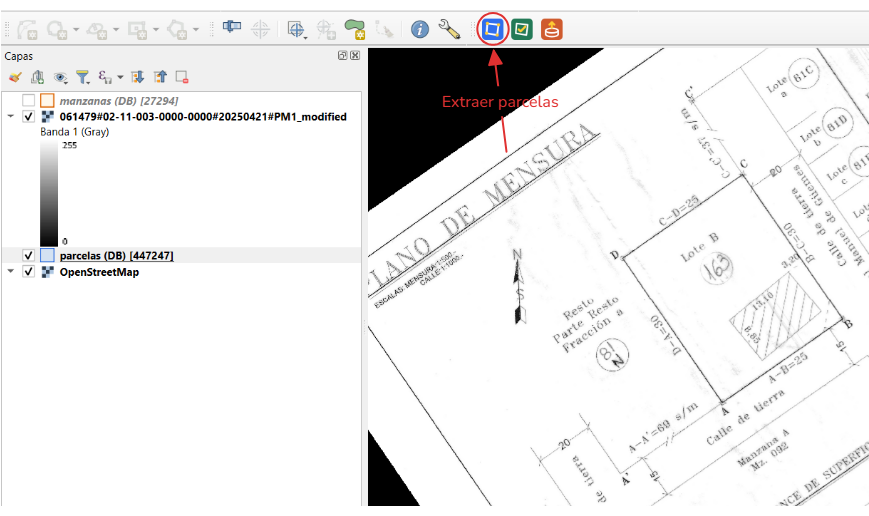
#> input picture help/img/uso-1-extraer.png, 869 x 516 px
$ python -i etiqueta_ocr.py   (imports and definitions only)
#> lines starting #> are read from the running program, lines starting #| are printed output that depends on the picture; after the words box and inside, x2 and y2 are one past the last pixel; in counts of white or black regions, pixels touching at a corner belong together
"""Etiqueta (circled parcel number) reading — candidate-constrained (QGIS-free).

The marker is an elliptical ring with the parcel number inside, mostly
HANDWRITTEN (two known sheets, 064177/064281, are machine-printed). Validated
routes: detect the elliptical markers, segment the glyphs, and match them
against a KNOWN candidate label list (the typed etiquetas) using a
nearest-neighbor glyph library + Hungarian assignment; plus a free-read path
(``read_etiquetas``) gated hard by ``FREE_ACCEPT`` — everything doubtful stays
blank, because a wrong etiqueta poisons the cca.

The glyph library ships with the plugin (``data/etiqueta_glyphs.npz``);
``load_library`` accepts extra user libraries, though the plugin currently
loads only the bundled one.
"""
import math
import os
import re

import cv2
import numpy as np

try:
    from scipy.optimize import linear_sum_assignment
except ImportError:  # scipy is a plugin runtime dep; degrade to greedy
    linear_sum_assignment = None

BUNDLED_LIBRARY = os.path.join(
    os.path.dirname(os.path.dirname(os.path.abspath(__file__))),
    "data", "etiqueta_glyphs.npz",
)

CHARS = "0123456789ABCDEFGHIJKLMNOPQRSTUVWXYZ"
GLYPH_SHAPE = (36, 28)
_SHIFTS = ((0, 0), (2, 0), (-2, 0), (0, 2), (0, -2))

ACCEPT_COST = 4200.0   # max mean per-char NN distance for a confident match
ACCEPT_MARGIN = 1.20   # best label must beat the runner-up by this factor

# Canonical etiqueta = exactly 4 chars: 3 digits + (digit | letter). Verified on
# all 634 DB labels (zero exceptions). Display form drops leading zeros, so a
# valid READ is 1-4 digits, or 1-3 digits + one final letter — never a letter
# before the last position, never 5 chars (the old \d{1,4}[A-Z]? allowed both).
_ETIQ_RE = re.compile(r"^\d{1,4}$|^\d{1,3}[A-ZÑ]$")
DIGITS = set("0123456789")
# Free reads must be nearly exact library matches: measured on GT, correct
# reads score 0-90 while wrong ones start ~650 — a wrong etiqueta poisons the
# cca, so everything doubtful stays blank for the user to fill.
FREE_ACCEPT = 200.0


def norm_glyph(img):
    """Canonical glyph: minority-class ink, stroke-closed, size-normalized,
    centered on a fixed canvas, soft edges."""
    if img.ndim == 3:
        img = cv2.cvtColor(img, cv2.COLOR_BGR2GRAY)
    bw = (img < 180).astype(np.uint8) * 255
    if bw.mean() > 127:
        bw = 255 - bw
    bw = cv2.morphologyEx(bw, cv2.MORPH_CLOSE, np.ones((3, 3), np.uint8))
    ys, xs = np.nonzero(bw)
    canvas = np.zeros(GLYPH_SHAPE, np.uint8)
    if len(xs) == 0:
        return canvas
    glyph = bw[ys.min():ys.max() + 1, xs.min():xs.max() + 1]
    scale = min(24 / max(1, glyph.shape[1]), 32 / max(1, glyph.shape[0]))
    glyph = cv2.resize(glyph, None, fx=scale, fy=scale, interpolation=cv2.INTER_AREA)
    y0 = (canvas.shape[0] - glyph.shape[0]) // 2
    x0 = (canvas.shape[1] - glyph.shape[1]) // 2
    canvas[y0:y0 + glyph.shape[0], x0:x0 + glyph.shape[1]] = glyph
    return cv2.GaussianBlur(canvas, (5, 5), 1.5)


def _hershey_templates():
    out = {}
    for ch in CHARS:
        img = np.full((70, 50), 255, np.uint8)
        cv2.putText(img, ch, (4, 55), cv2.FONT_HERSHEY_SIMPLEX, 1.8, 0, 3, cv2.LINE_AA)
        out[ch] = norm_glyph(img)
    return out


TEMPLATES = _hershey_templates()


# [361 lines left out: functions _cluster_rows, _plausible_row, segment_chars, _sweep_angles, detect_ellipses, extract_disk and 11 more, not called in this run]


_STACKS_CACHE = {}


# [233 lines left out: functions _char_stacks, _min_dist, display_variants, label_cost, _ownership_mult, _classify_row_free and 2 more, not called in this run]

>>> import cv2
>>> picture = cv2.imread('../help/img/uso-1-extraer.png')
#> picture is the input picture: shape (516, 869, 3); mean B, G, R 235, 235, 235.3
>>> result = norm_glyph(picture)
#> in norm_glyph (call 37), `bw = (img < 180).astype(np.uint8) * 255`:
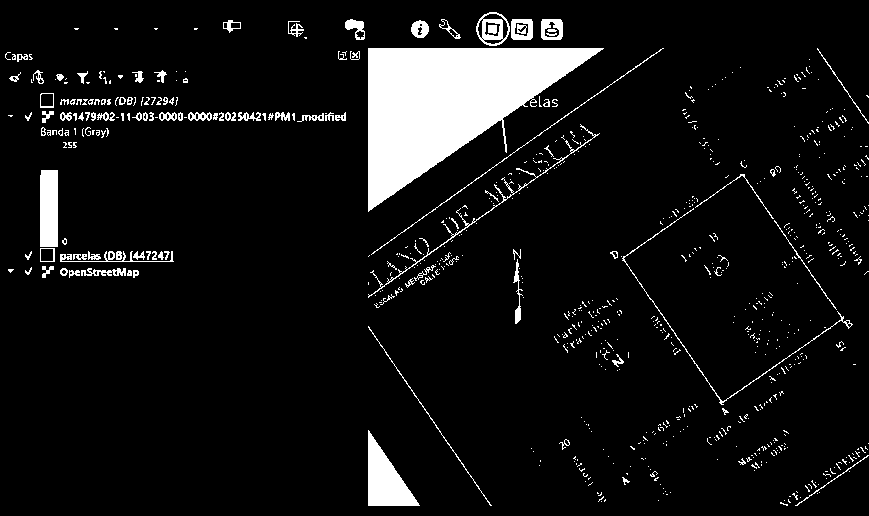
#> bw: shape (516, 869); 7.7% white; 791 white regions (678 under 20 px), largest, box (x1, y1, x2, y2) and area: (368, 48, 604, 212) 19512, (368, 430, 420, 506) 2014, (40, 170, 58, 247) 1381
#> in norm_glyph (call 37), `bw = cv2.morphologyEx(bw, cv2.MORPH_CLOSE, np.ones((3, 3), np.uint8))`:
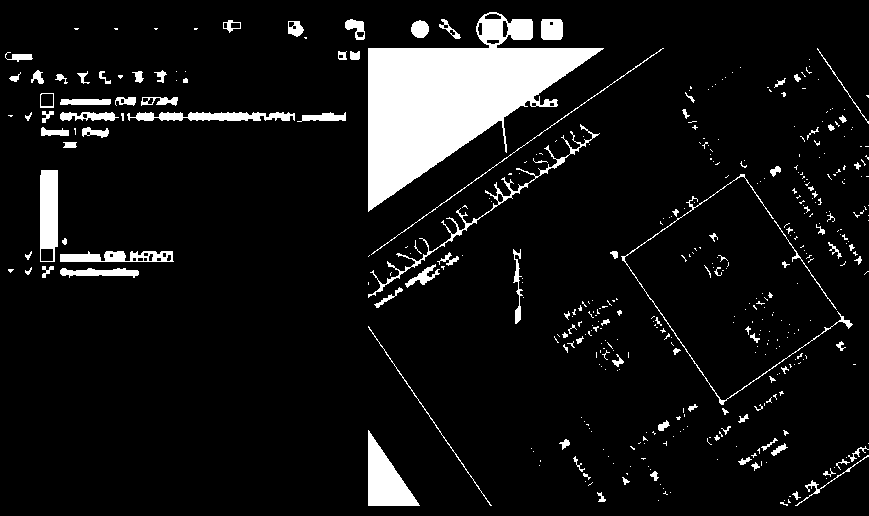
#> bw: shape (516, 869); 8.5% white; 423 white regions (319 under 20 px), largest, box (x1, y1, x2, y2) and area: (368, 12, 604, 212) 20816, (368, 430, 420, 506) 2014, (40, 170, 58, 262) 1462
#> in norm_glyph (call 37), `glyph = bw[ys.min():ys.max() + 1, xs.min():xs.max() + 1]`:
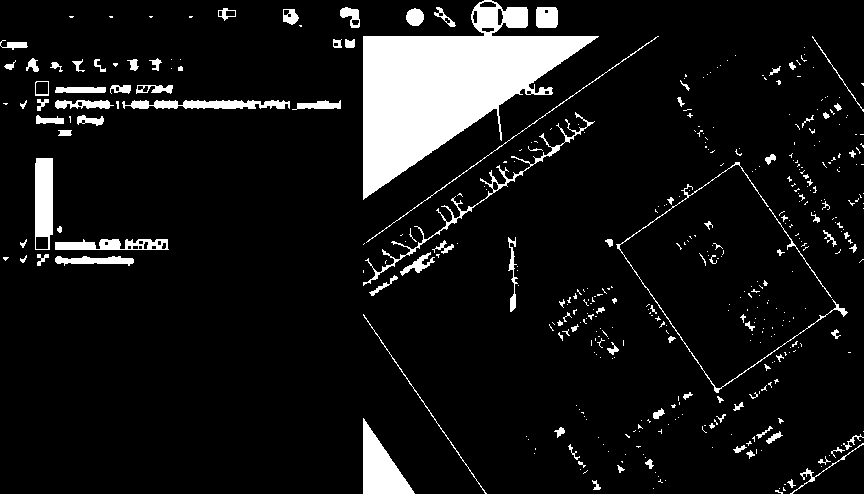
#> glyph: shape (494, 864); 8.9% white; 423 white regions (319 under 20 px), largest, box (x1, y1, x2, y2) and area: (363, 0, 599, 200) 20816, (363, 418, 415, 494) 2014, (35, 158, 53, 250) 1462
#> in norm_glyph (call 37), `canvas[y0:y0 + glyph.shape[0], x0:x0 + glyph.shape[1]] = glyph`:
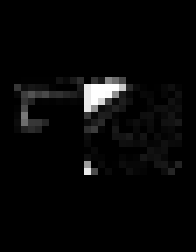
#> canvas: shape (36, 28) (shown 7 times larger); min 0, max 255, mean 7.5
#> in norm_glyph (call 37), `return cv2.GaussianBlur(canvas, (5, 5), 1.5)`:
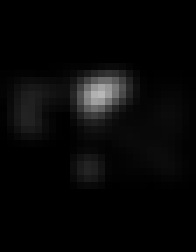
#> returned value: shape (36, 28) (shown 7 times larger); min 0, max 184, mean 7.6

$ run again, on help/img/uso-3-dibujar.png
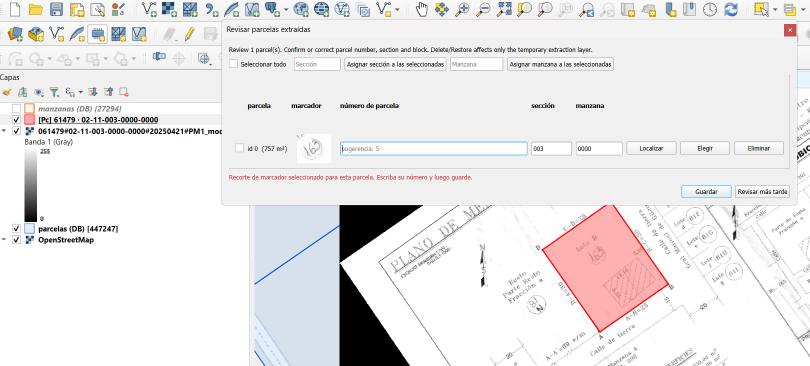
#> input picture help/img/uso-3-dibujar.png, 1620 x 732 px (shown at 1/2 size)
#> picture is the input picture: shape (732, 1620, 3); mean B, G, R 232.8, 232.3, 234.2
#> in norm_glyph (call 37), `bw = (img < 180).astype(np.uint8) * 255`:
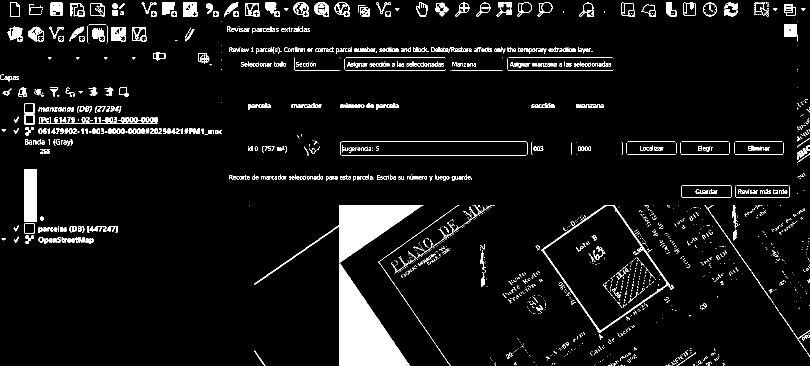
#> bw: shape (732, 1620) (shown at 1/2 size); 6.1% white; 1800 white regions (1243 under 20 px), largest, box (x1, y1, x2, y2) and area: (679, 527, 820, 732) 14620, (509, 410, 847, 570) 10250, (49, 338, 74, 444) 2650
#> glyph: shape (728, 1620); 7.2% white; 891 white regions (559 under 20 px), largest, box (x1, y1, x2, y2) and area: (509, 406, 847, 728) 24874, (49, 334, 74, 440) 2650, (1082, 406, 1347, 662) 2431
#> in norm_glyph (call 37), `return cv2.GaussianBlur(canvas, (5, 5), 1.5)`:
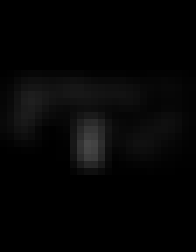
#> returned value: shape (36, 28) (shown 7 times larger); min 0, max 71, mean 4.9

$ run again, on help/img/uso-4-revisar.png
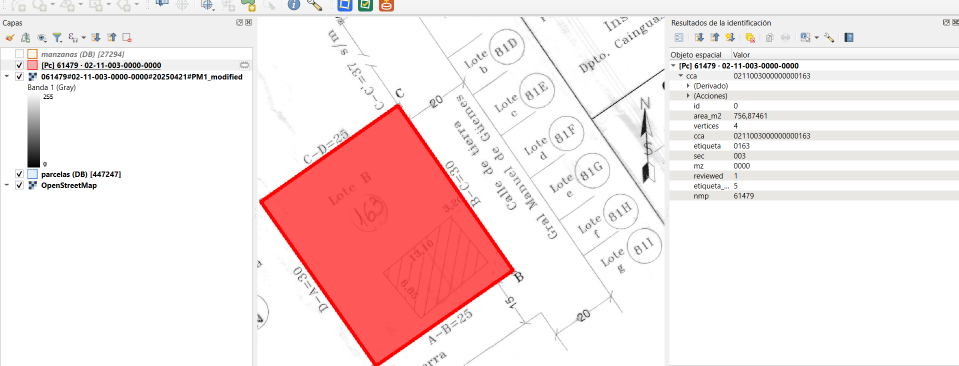
#> input picture help/img/uso-4-revisar.png, 1917 x 732 px (shown at 1/2 size)
#> picture is the input picture: shape (732, 1917, 3); mean B, G, R 229.1, 229.3, 246.7
#> in norm_glyph (call 37), `bw = (img < 180).astype(np.uint8) * 255`:
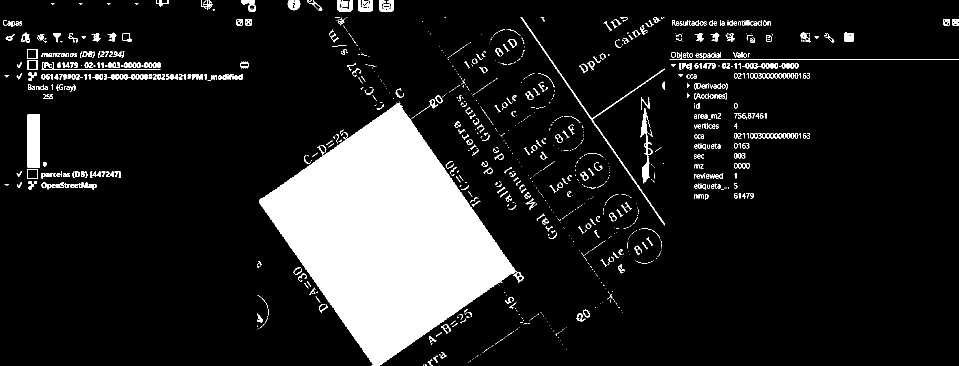
#> bw: shape (732, 1917) (shown at 1/2 size); 12.5% white; 1259 white regions (728 under 20 px), largest, box (x1, y1, x2, y2) and area: (518, 206, 1034, 732) 139775, (55, 229, 80, 335) 2650, (1041, 34, 1329, 451) 1600
#> glyph: shape (732, 1911); 13% white; 835 white regions (554 under 20 px), largest, box (x1, y1, x2, y2) and area: (512, 203, 1041, 732) 140125, (49, 229, 74, 335) 2650, (77, 125, 316, 139) 1921
#> in norm_glyph (call 37), `return cv2.GaussianBlur(canvas, (5, 5), 1.5)`:
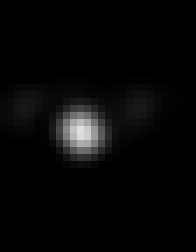
#> returned value: shape (36, 28) (shown 7 times larger); min 0, max 224, mean 7.2

$ run again, on help/img/uso-5-actualizar.png
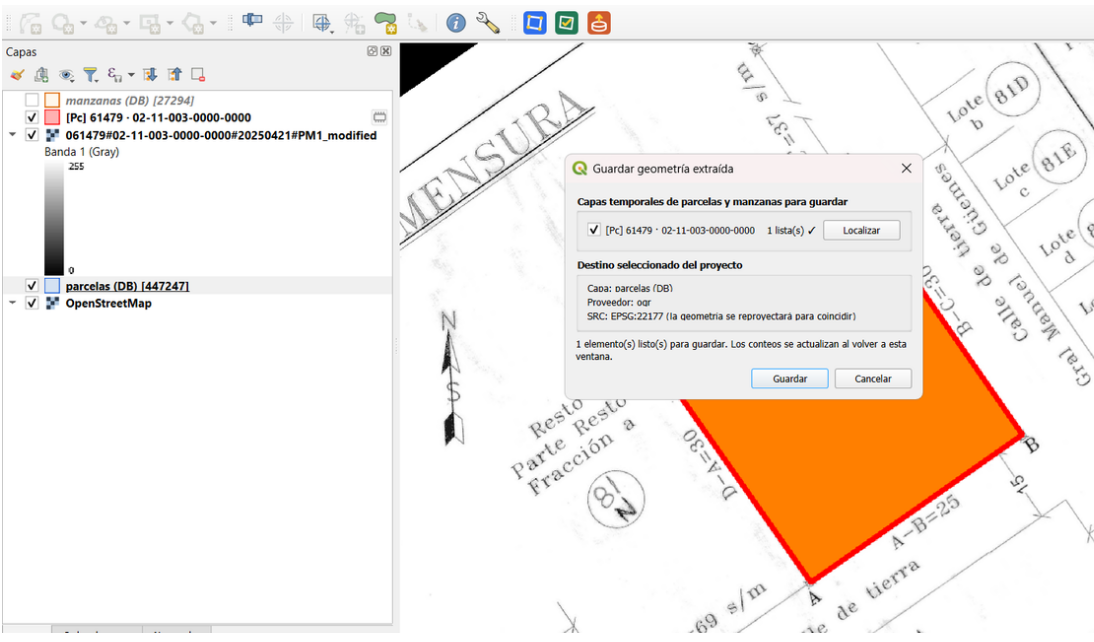
#> input picture help/img/uso-5-actualizar.png, 1094 x 642 px
#> picture is the input picture: shape (642, 1094, 3); mean B, G, R 229.4, 236, 244.1
#> in norm_glyph (call 37), `bw = (img < 180).astype(np.uint8) * 255`:
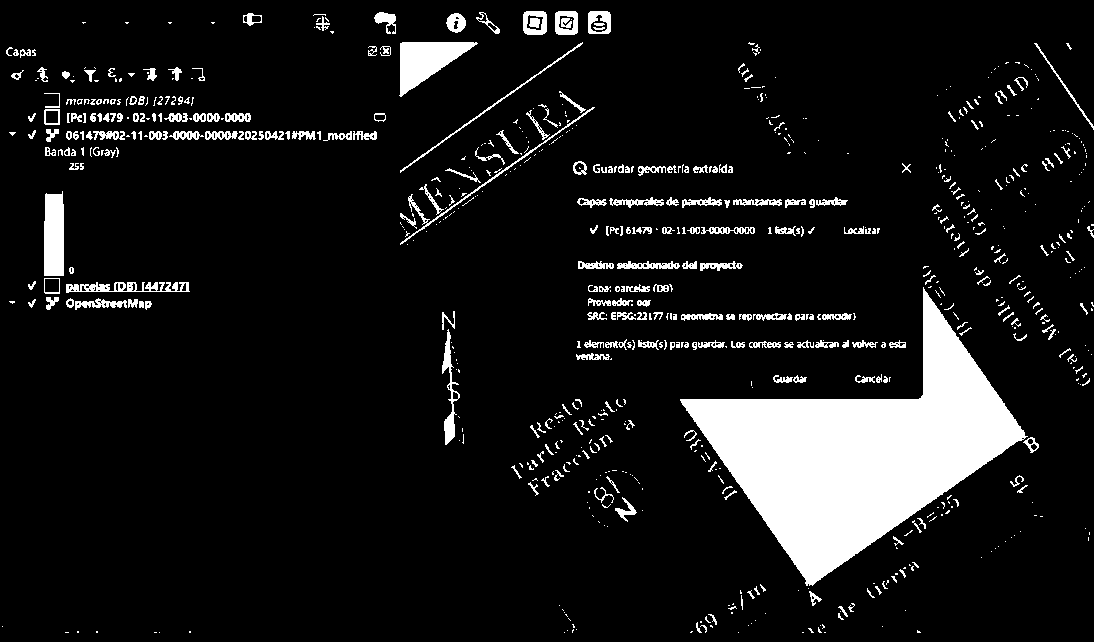
#> bw: shape (642, 1094); 9.5% white; 777 white regions (486 under 20 px), largest, box (x1, y1, x2, y2) and area: (680, 287, 1028, 586) 40470, (399, 42, 478, 97) 2220, (44, 191, 64, 276) 1607
#> glyph: shape (622, 1092); 10.6% white; 536 white regions (330 under 20 px), largest, box (x1, y1, x2, y2) and area: (678, 276, 1037, 578) 40596, (397, 31, 476, 86) 2221, (42, 180, 62, 283) 1712
#> in norm_glyph (call 37), `return cv2.GaussianBlur(canvas, (5, 5), 1.5)`:
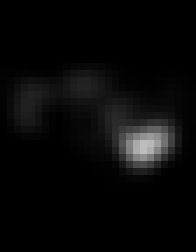
#> returned value: shape (36, 28) (shown 7 times larger); min 0, max 189, mean 8.9
